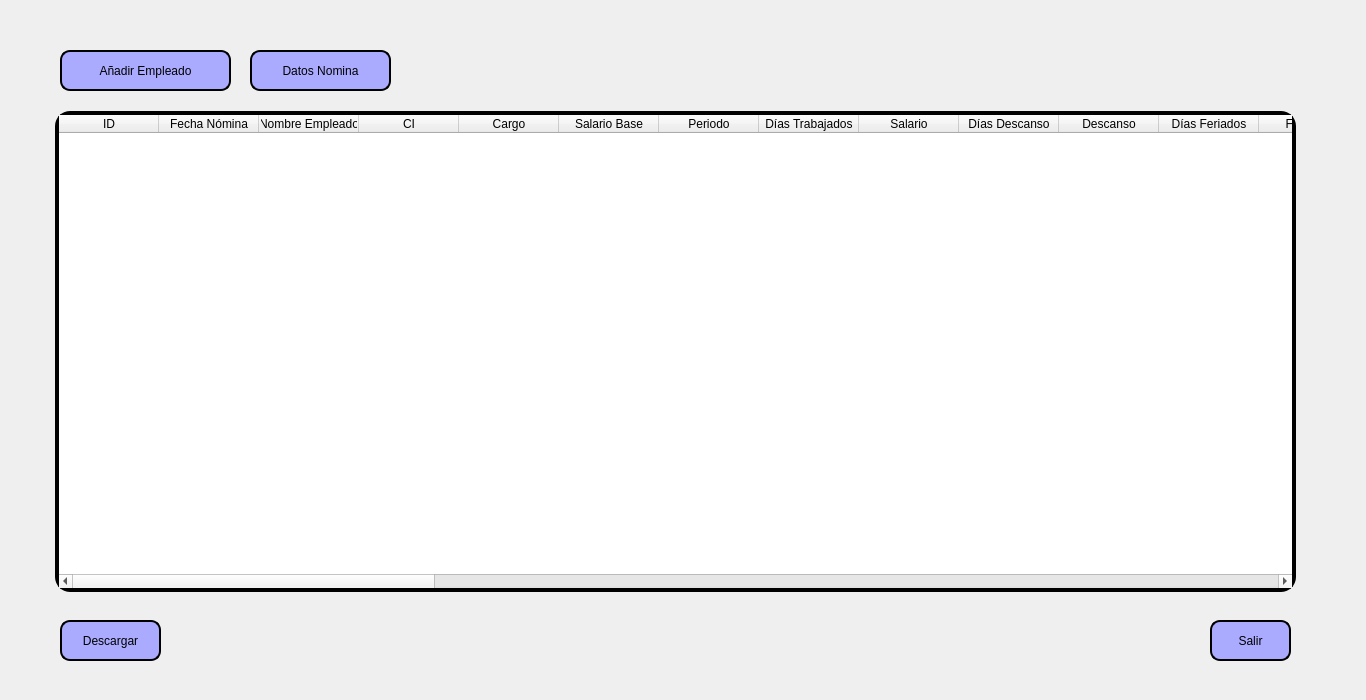
<?xml version="1.0" encoding="UTF-8"?>
<ui version="4.0">
 <class>Nomina</class>
 <widget class="QMainWindow" name="Nomina">
  <property name="geometry">
   <rect>
    <x>0</x>
    <y>0</y>
    <width>1366</width>
    <height>700</height>
   </rect>
  </property>
  <property name="windowTitle">
   <string>MainWindow</string>
  </property>
  <property name="styleSheet">
   <string notr="true">font: 87 12pt &quot;Arial Black&quot;;</string>
  </property>
  <widget class="QWidget" name="centralwidget">
   <widget class="QLabel" name="label">
    <property name="geometry">
     <rect>
      <x>0</x>
      <y>0</y>
      <width>1371</width>
      <height>701</height>
     </rect>
    </property>
    <property name="text">
     <string/>
    </property>
    <property name="pixmap">
     <pixmap>Imagenes/Fondo.jpg</pixmap>
    </property>
    <property name="scaledContents">
     <bool>true</bool>
    </property>
   </widget>
   <widget class="QLabel" name="Logo">
    <property name="geometry">
     <rect>
      <x>1170</x>
      <y>0</y>
      <width>121</width>
      <height>111</height>
     </rect>
    </property>
    <property name="text">
     <string/>
    </property>
    <property name="pixmap">
     <pixmap>Imagenes/photo_5089217924715097417_y.png</pixmap>
    </property>
    <property name="scaledContents">
     <bool>true</bool>
    </property>
   </widget>
   <widget class="QPushButton" name="AddEmpl">
    <property name="geometry">
     <rect>
      <x>60</x>
      <y>50</y>
      <width>171</width>
      <height>41</height>
     </rect>
    </property>
    <property name="styleSheet">
     <string notr="true">QPushButton {
	background-color: rgb(170, 170, 255);
	border: 2px solid rgb(0,0,0);
	border-radius: 10px;
}</string>
    </property>
    <property name="text">
     <string>Añadir Empleado</string>
    </property>
   </widget>
   <widget class="QPushButton" name="Exit">
    <property name="geometry">
     <rect>
      <x>1210</x>
      <y>620</y>
      <width>81</width>
      <height>41</height>
     </rect>
    </property>
    <property name="styleSheet">
     <string notr="true">QPushButton {
	background-color: rgb(170, 170, 255);
	border: 2px solid rgb(0,0,0);
	border-radius: 10px;
}</string>
    </property>
    <property name="text">
     <string>Salir</string>
    </property>
   </widget>
   <widget class="QPushButton" name="Download">
    <property name="geometry">
     <rect>
      <x>60</x>
      <y>620</y>
      <width>101</width>
      <height>41</height>
     </rect>
    </property>
    <property name="styleSheet">
     <string notr="true">QPushButton {
	background-color: rgb(170, 170, 255);
	border: 2px solid rgb(0,0,0);
	border-radius: 10px;
}</string>
    </property>
    <property name="text">
     <string>Descargar</string>
    </property>
   </widget>
   <widget class="QTableWidget" name="tableWidget">
    <property name="geometry">
     <rect>
      <x>55</x>
      <y>111</y>
      <width>1241</width>
      <height>481</height>
     </rect>
    </property>
    <property name="styleSheet">
     <string notr="true">QTableView{
	border: 4px solid rgb(0,0,0);
	border-radius: 15px;
	background-color: rgb(255, 255, 255);
}</string>
    </property>
    <column>
     <property name="text">
      <string>ID</string>
     </property>
    </column>
    <column>
     <property name="text">
      <string>Fecha Nómina</string>
     </property>
    </column>
    <column>
     <property name="text">
      <string>Nombre Empleado</string>
     </property>
    </column>
    <column>
     <property name="text">
      <string>CI</string>
     </property>
    </column>
    <column>
     <property name="text">
      <string>Cargo</string>
     </property>
    </column>
    <column>
     <property name="text">
      <string>Salario Base</string>
     </property>
    </column>
    <column>
     <property name="text">
      <string>Periodo</string>
     </property>
    </column>
    <column>
     <property name="text">
      <string>Días Trabajados</string>
     </property>
    </column>
    <column>
     <property name="text">
      <string>Salario</string>
     </property>
    </column>
    <column>
     <property name="text">
      <string>Días Descanso</string>
     </property>
    </column>
    <column>
     <property name="text">
      <string>Descanso</string>
     </property>
    </column>
    <column>
     <property name="text">
      <string>Días Feriados</string>
     </property>
    </column>
    <column>
     <property name="text">
      <string>Feriados</string>
     </property>
    </column>
    <column>
     <property name="text">
      <string>Días Domingos</string>
     </property>
    </column>
    <column>
     <property name="text">
      <string>Domingos</string>
     </property>
    </column>
    <column>
     <property name="text">
      <string>Libres Trabajados</string>
     </property>
    </column>
    <column>
     <property name="text">
      <string>Libres</string>
     </property>
    </column>
    <column>
     <property name="text">
      <string>Horas Diurnas</string>
     </property>
    </column>
    <column>
     <property name="text">
      <string>Extra Diurnas</string>
     </property>
    </column>
    <column>
     <property name="text">
      <string>Horas Nocturnas</string>
     </property>
    </column>
    <column>
     <property name="text">
      <string>Extra Nocturnas</string>
     </property>
    </column>
    <column>
     <property name="text">
      <string>Bono Nocturno</string>
     </property>
    </column>
    <column>
     <property name="text">
      <string>Bono</string>
     </property>
    </column>
    <column>
     <property name="text">
      <string>Días Reposo</string>
     </property>
    </column>
    <column>
     <property name="text">
      <string>Reposo</string>
     </property>
    </column>
    <column>
     <property name="text">
      <string>Devengado</string>
     </property>
    </column>
    <column>
     <property name="text">
      <string>Total Devengado</string>
     </property>
    </column>
    <column>
     <property name="text">
      <string>SSO</string>
     </property>
    </column>
    <column>
     <property name="text">
      <string>RPE</string>
     </property>
    </column>
    <column>
     <property name="text">
      <string>FAOV</string>
     </property>
    </column>
    <column>
     <property name="text">
      <string>ISRL</string>
     </property>
    </column>
    <column>
     <property name="text">
      <string>Monto CT</string>
     </property>
    </column>
    <column>
     <property name="text">
      <string>Días CT</string>
     </property>
    </column>
    <column>
     <property name="text">
      <string>Total CT</string>
     </property>
    </column>
    <column>
     <property name="text">
      <string>Total Deducciones</string>
     </property>
    </column>
    <column>
     <property name="text">
      <string>TotalSalarioCT</string>
     </property>
    </column>
    <column>
     <property name="text">
      <string>Descuento</string>
     </property>
    </column>
    <column>
     <property name="text">
      <string>Consumo</string>
     </property>
    </column>
    <column>
     <property name="text">
      <string>Faltante</string>
     </property>
    </column>
    <column>
     <property name="text">
      <string>Total a Pagar</string>
     </property>
    </column>
   </widget>
   <widget class="QPushButton" name="Datos">
    <property name="geometry">
     <rect>
      <x>250</x>
      <y>50</y>
      <width>141</width>
      <height>41</height>
     </rect>
    </property>
    <property name="styleSheet">
     <string notr="true">QPushButton {
	background-color: rgb(170, 170, 255);
	border: 2px solid rgb(0,0,0);
	border-radius: 10px;
}</string>
    </property>
    <property name="text">
     <string>Datos Nomina</string>
    </property>
   </widget>
  </widget>
 </widget>
 <resources/>
 <connections/>
</ui>
